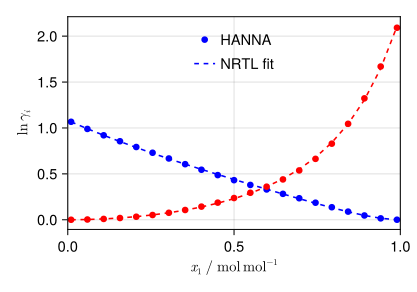

Write the Julia code that produced this figure.
using MLThermoProperties, Clapeyron
using Optim, CairoMakie

comps = ["tetrachloromethane", "tert-butanol"]
T, p = 298.15, 1e5
x₁ = range(0.01, 0.99, 21)
γ(m, x) = activity_coefficient(m, p, T, [x, 1-x])

hanna = multHANNA(comps)
lnγ_pred = [log.(γ(hanna, x)) for x in x₁]

nrtl = NRTL(comps)
function loss(θ)
    nrtl.params.a.values .= [0.0 θ[1]; θ[2] 0.0]
    nrtl.params.c.values .= [0.0 θ[3]; θ[3] 0.0]
    err = sum(sum(abs2, lnγ .- log.(γ(nrtl, x)))
              for (x, lnγ) in zip(x₁, lnγ_pred))
    return err / (2*length(x₁))
end

res = optimize(loss, [1.0, 1.0, 0.3], NelderMead())
θ = Optim.minimizer(res)
loss(θ)

lnγ_nrtl = [log.(γ(nrtl, x)) for x in x₁]

fig = Figure(size=(400, 280), fontsize=14)
ax = Axis(fig[1,1]; limits=((0,1), nothing),
    xlabel=L"x_1 \;/\; \mathrm{mol\,mol^{-1}}",
    ylabel=L"\ln \gamma_i")
for i in 1:2
    c = (:blue, :red)[i]
    scatter!(ax, x₁, getindex.(lnγ_pred, i); color=c,
        label=i == 1 ? "HANNA" : nothing)
    lines!(ax, x₁, getindex.(lnγ_nrtl, i); color=c,
        linestyle=:dash, label=i == 1 ? "NRTL fit" : nothing)
end
axislegend(ax; position=:ct, framevisible=false)
save(joinpath(@__DIR__, "nrtl_fit.pdf"), fig)
